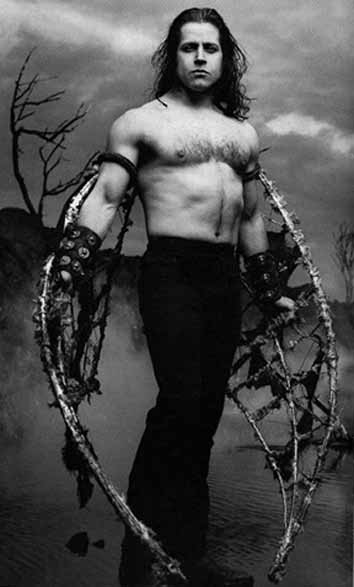
#> input picture images/danzig.jpg, 354 x 587 px
$ python main.py
#> lines starting #> are read from the running program, lines starting #| are printed output that depends on the picture; after the words box and inside, x2 and y2 are one past the last pixel; in counts of white or black regions, pixels touching at a corner belong together
import cv2
import numpy as np
import os
from tkinter import Tk, filedialog
from collections import deque  # <-- aggiunto per gli stack Undo/Redo

# --- Seleziona cartelle ---
Tk().withdraw()
images_folder = filedialog.askdirectory(title="Seleziona la cartella con le immagini")
#> the answer given: images
masks_folder = filedialog.askdirectory(title="Seleziona la cartella per salvare/caricare le maschere")
#> the answer given: images

if not images_folder or not masks_folder:
    print("Cartella non selezionata. Esco.")
    exit()

# --- Parametri ---
brush_size = 10
drawing = False
erase_mode = False

scale = 1.0
offset_x = 0
offset_y = 0
panning = False
pan_start = (0, 0)

cursor_x, cursor_y = -1, -1

# --- Undo/Redo stacks ---
undo_stack = deque(maxlen=20)  # salva fino a 20 stati precedenti
redo_stack = deque(maxlen=20)

# --- Funzione per push stato maschera ---
def push_undo(mask):
    undo_stack.append(mask.copy())
    redo_stack.clear()

# --- Funzione Undo ---
# [41 lines left out: functions do_undo, do_redo, draw_circle, not called in this run]

# --- Elaborazione immagini ---
image_files = [f for f in os.listdir(images_folder) if f.lower().endswith(('.png', '.jpg', '.jpeg'))]

index = 0
while index < len(image_files):
    img_name = image_files[index]
    img_path = os.path.join(images_folder, img_name)
    img = cv2.imread(img_path)
#> img is the input picture: shape (587, 354, 3); min 0, max 255, mean 72.9
    if img is None:
        print(f"Impossibile leggere {img_name}")
        index += 1
        continue

    mask_path = os.path.join(masks_folder, img_name)

    if os.path.exists(mask_path):
        mask = cv2.imread(mask_path, cv2.IMREAD_GRAYSCALE)
#> mask: shape (587, 354); min 0, max 255, mean 72.9
        if mask is None or mask.shape != img.shape[:2]:
            mask = np.zeros(img.shape[:2], dtype=np.uint8)
            print(f"Maschera incompatibile. Nuova creata per: {img_name}")
        else:
            print(f"Maschera caricata: {mask_path}")
    else:
        mask = np.zeros(img.shape[:2], dtype=np.uint8)
        print(f"Nessuna maschera trovata. Nuova creata per: {img_name}")

    scale = 1.0
    offset_x = 0
    offset_y = 0

    cursor_x, cursor_y = -1, -1

    window_name = f"{img_name} ({index+1}/{len(image_files)})"
    cv2.namedWindow(window_name)
    cv2.setMouseCallback(window_name, draw_circle)

    while True:
        img_resized = cv2.resize(img, (0, 0), fx=scale, fy=scale, interpolation=cv2.INTER_LINEAR)
        mask_resized = cv2.resize(mask, (img_resized.shape[1], img_resized.shape[0]), interpolation=cv2.INTER_NEAREST)
        mask_color = cv2.merge([mask_resized]*3)
        overlay = cv2.addWeighted(img_resized, 0.7, mask_color, 0.3, 0)

        canvas = np.zeros_like(overlay)
        h, w = overlay.shape[:2]
#> h = 587; w = 354

        x1, y1 = max(offset_x, 0), max(offset_y, 0)
        x2, y2 = min(offset_x + w, w), min(offset_y + h, h)
#> x2 = 354; y2 = 587

        sx1, sy1 = max(-offset_x, 0), max(-offset_y, 0)
        sx2, sy2 = sx1 + (x2 - x1), sy1 + (y2 - y1)
#> sx2 = 354; sy2 = 587

        canvas[y1:y2, x1:x2] = overlay[sy1:sy2, sx1:sx2]

        # Disegna cursore
        if cursor_x >= 0 and cursor_y >= 0:
            color = (0, 0, 255) if not erase_mode else (0, 255, 255)
            cv2.circle(canvas, (cursor_x, cursor_y), int(brush_size * scale), color, 1)

        mode_text = f"{'ERASER' if erase_mode else 'BRUSH'} | Size: {brush_size} | Zoom: {scale:.2f}x"
        cv2.putText(canvas, mode_text, (10, 30), cv2.FONT_HERSHEY_SIMPLEX,
                    1, (0, 0, 255), 2, cv2.LINE_AA)
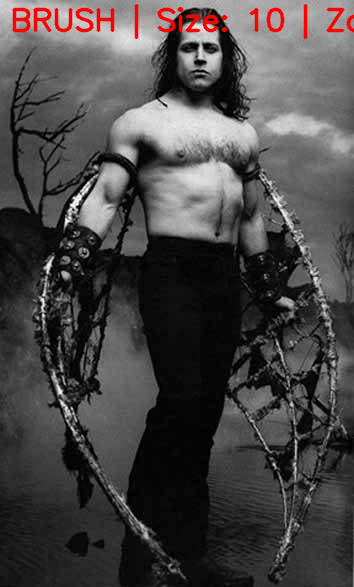
#> canvas: shape (587, 354, 3); 1.7% of pixels changed, all inside (x1, y1, x2, y2) = (12, 4, 354, 40)

        cv2.imshow(window_name, canvas)

        key = cv2.waitKey(1) & 0xFF
#> (key e is pressed here)
        # --- Undo/Redo con Ctrl+Z e Ctrl+Y ---
        if key == 26:  # Ctrl+Z
            prev = do_undo()
            if prev is not None:
                mask = prev
        elif key == 25:  # Ctrl+Y
            next_mask = do_redo()
            if next_mask is not None:
                mask = next_mask
        elif key == ord('+') or key == ord('='):
            brush_size += 2
        elif key == ord('-') and brush_size > 2:
            brush_size -= 2
        elif key == ord('e'):
            erase_mode = not erase_mode
        elif key == ord('z'):
            scale *= 1.2
        elif key == ord('x'):
            scale /= 1.2
            if scale < 0.2:
                scale = 0.2
        elif key == ord('r'):
            scale = 1.0
            offset_x, offset_y = 0, 0
        elif key == ord('c'):
            if cursor_x >= 0 and cursor_y >= 0:
                push_undo(mask)  # Salva stato prima di modificare
                x_corr = int((cursor_x - offset_x) / scale)
                y_corr = int((cursor_y - offset_y) / scale)
                if 0 <= x_corr < mask.shape[1] and 0 <= y_corr < mask.shape[0]:
                    if erase_mode:
                        cv2.circle(mask, (x_corr, y_corr), brush_size, (0), -1)
                    else:
                        cv2.circle(mask, (x_corr, y_corr), brush_size, (255), -1)
        elif key == ord('s'):
            cv2.imwrite(mask_path, mask)
            print(f"Maschera salvata: {mask_path}")
        elif key == ord('q'):
            break
        elif key == ord('w'):
            if index > 0:
                index -= 2  # vai indietro di una immagine netta
                break
            else:
                print("Already at the first image.")
        elif key == 27:
            print("\nSei sicuro di voler uscire? (y/n): ", end='', flush=True)
            cv2.destroyAllWindows()
            answer = input().strip().lower()
            if answer in ['y', 'yes']:
                exit()
            else:
                cv2.namedWindow(window_name)
                cv2.setMouseCallback(window_name, draw_circle)

    cv2.destroyWindow(window_name)
    index += 1

print("Fatto!")
